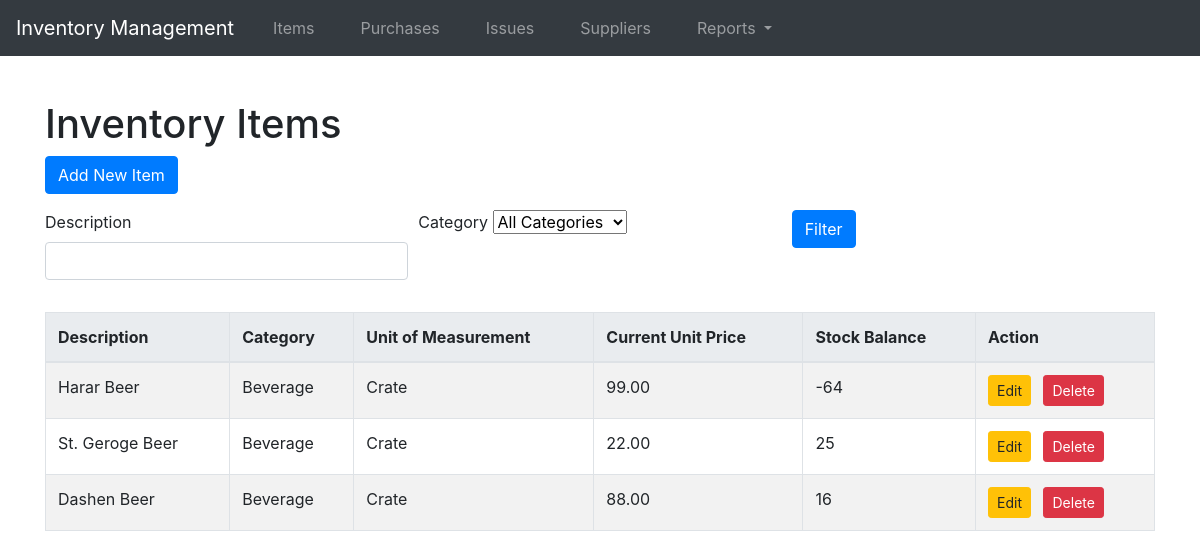
Page /items/ on the earlier database version.
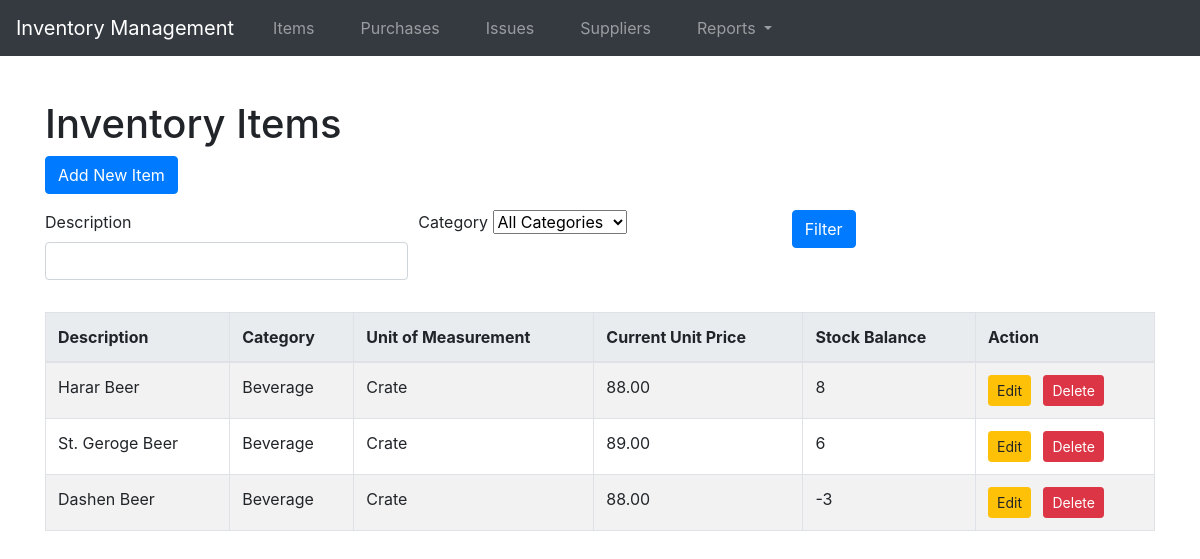
Same page on the later database version.
### store/models.py (models this page shows, shortened)
class Item(models.Model):
    CATEGORY_CHOICES = [
        ('Beverage', 'Beverage'),
        ('Food Provision', 'Food Provision'),
        ('Sanitary', 'Sanitary'),
        ('Maintenance', 'Maintenance'),
        ('Service Aid', 'Service Aid'),
        ('Stationary', 'Stationary'),
        ('Sundry', 'Sundry'),
        ('Fresh Baazar', 'Fresh Baazar'),
    ]
    UNIT_OF_MEASUREMENT_CHOICES = [
        ('Piece', 'Piece'),
        ('Kilogram', 'Kilogram'),
        ('Gram', 'Gram'),
        ('Liter', 'Liter'),
        ('Milliliter', 'Milliliter'),
        ('Bottle', 'Bottle'),
        ('Crate', 'Crate'),
        ('Pack', 'Pack'),
        ('Box', 'Box'),
        ('Bag', 'Bag'),
        ('Dozen', 'Dozen'),
        ('Meter', 'Meter'),
        ('Centimeter', 'Centimeter'),
        ('Square Meter', 'Square Meter'),
        ('Cubic Meter', 'Cubic Meter'),
    ]
    description = models.CharField(max_length=255, db_index=True)
    category = models.CharField(max_length=50, choices=CATEGORY_CHOICES, db_index=True)
    unit_of_measurement = models.CharField(max_length=50, choices=UNIT_OF_MEASUREMENT_CHOICES)
    current_unit_price = models.DecimalField(max_digits=10, decimal_places=2)
    stock_balance = models.IntegerField()
    minimum_stock = models.IntegerField()

### store/views.py (the view)
# urls.py: path('items/', views.item_list, name='item_list'),
def item_list(request):
    form = ItemFilterForm(request.GET or None)
    items = Item.objects.all()
    if form.is_valid():
        if form.cleaned_data['description']:
            items = items.filter(description__icontains=form.cleaned_data['description'])
        if form.cleaned_data['category']:
            items = items.filter(category=form.cleaned_data['category'])
    return render(request, 'store/item_list.html', {'items': items, 'form': form})

### store/forms.py
class ItemFilterForm(forms.Form):
    description = forms.CharField(required=False, label='Description')
    category = forms.ChoiceField(choices=[('', 'All Categories')] + list(Item.CATEGORY_CHOICES), required=False, label='Category')

### store/templates/store/item_list.html (shortened to what this page needs)
{% extends 'base.html' %}
{% load crispy_forms_tags %}
{% block content %}
<h1>Inventory Items</h1>
<a href="{% url 'item_create' %}" class="btn btn-primary mb-3"> Add New Item</a>
<form method="get" class="mb-3">
    <div class="form-row">
        <div class="col">
            {{ form.description|as_crispy_field }}
        </div>
        <div class="col">
            {{ form.category|as_crispy_field }}
        </div>
        <div class="col">
            <button type="submit" class="btn btn-primary">Filter</button>
        </div>
    </div>
</form>
<table class="table table-striped">
    <thead>
        <tr>
            <th>Description</th>
            <th>Category</th>
            <th>Unit of Measurement</th>
            <th>Current Unit Price</th>
            <th>Stock Balance</th>
            <th>Action</th>
        </tr>
    </thead>
    <tbody>
        {% for item in items %}
        <tr>
            <td>{{ item.description }}</td>
            <td>{{ item.category }}</td>
            <td>{{ item.unit_of_measurement }}</td>
            <td>{{ item.current_unit_price }}</td>
            <td>{{ item.stock_balance }}</td>
            <td>
                <a href="{% url 'item_edit' item.pk %}" class="btn btn-warning btn-sm">Edit</a>
                <a href="{% url 'item_delete' item.pk %}" class="btn btn-danger btn-sm ml-2">Delete</a>
            </td>
        </tr>
        {% endfor %}
    </tbody>
</table>
{% endblock %}

Differences in the rows shown:
changed Item "Harar Beer": current_unit_price "99.00" → "88.00"; stock_balance "-64" → "8"
changed Item "St. Geroge Beer": current_unit_price "22.00" → "89.00"; stock_balance "25" → "6"
changed Item "Dashen Beer": stock_balance "16" → "-3"
